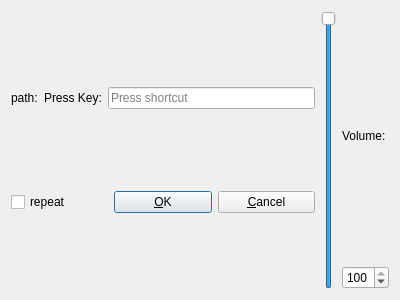
<?xml version="1.0" encoding="UTF-8"?>
<ui version="4.0">
 <class>KeyEditDialog</class>
 <widget class="QDialog" name="KeyEditDialog">
  <property name="geometry">
   <rect>
    <x>0</x>
    <y>0</y>
    <width>400</width>
    <height>300</height>
   </rect>
  </property>
  <property name="windowTitle">
   <string>Dialog</string>
  </property>
  <layout class="QGridLayout" name="gridLayout">
   <item row="0" column="0">
    <layout class="QHBoxLayout" name="horizontalLayout_4">
     <item>
      <layout class="QVBoxLayout" name="verticalLayout_2">
       <item>
        <layout class="QHBoxLayout" name="horizontalLayout_2">
         <item>
          <widget class="QLabel" name="pathLabel">
           <property name="text">
            <string>path:</string>
           </property>
          </widget>
         </item>
         <item>
          <widget class="QLabel" name="messageLabel">
           <property name="text">
            <string>Press Key:</string>
           </property>
          </widget>
         </item>
         <item>
          <widget class="QKeySequenceEdit" name="keySequenceEdit"/>
         </item>
        </layout>
       </item>
       <item>
        <layout class="QHBoxLayout" name="horizontalLayout_3">
         <item>
          <widget class="QCheckBox" name="repeatBox">
           <property name="text">
            <string>repeat</string>
           </property>
          </widget>
         </item>
         <item>
          <widget class="QPushButton" name="okButton">
           <property name="text">
            <string>&amp;OK</string>
           </property>
          </widget>
         </item>
         <item>
          <widget class="QPushButton" name="cancelButton">
           <property name="text">
            <string>&amp;Cancel</string>
           </property>
          </widget>
         </item>
        </layout>
       </item>
      </layout>
     </item>
     <item>
      <layout class="QHBoxLayout" name="horizontalLayout">
       <item>
        <widget class="QSlider" name="volumeSlider">
         <property name="maximum">
          <number>100</number>
         </property>
         <property name="value">
          <number>100</number>
         </property>
         <property name="orientation">
          <enum>Qt::Vertical</enum>
         </property>
        </widget>
       </item>
       <item>
        <layout class="QVBoxLayout" name="verticalLayout">
         <item>
          <widget class="QLabel" name="volumeLabel">
           <property name="text">
            <string>Volume:</string>
           </property>
          </widget>
         </item>
         <item>
          <widget class="QSpinBox" name="volumeSpin">
           <property name="maximum">
            <number>100</number>
           </property>
           <property name="value">
            <number>100</number>
           </property>
          </widget>
         </item>
        </layout>
       </item>
      </layout>
     </item>
    </layout>
   </item>
  </layout>
 </widget>
 <resources/>
 <connections>
  <connection>
   <sender>volumeSlider</sender>
   <signal>valueChanged(int)</signal>
   <receiver>volumeSpin</receiver>
   <slot>setValue(int)</slot>
   <hints>
    <hint type="sourcelabel">
     <x>330</x>
     <y>165</y>
    </hint>
    <hint type="destinationlabel">
     <x>355</x>
     <y>276</y>
    </hint>
   </hints>
  </connection>
  <connection>
   <sender>volumeSpin</sender>
   <signal>valueChanged(int)</signal>
   <receiver>volumeSlider</receiver>
   <slot>setValue(int)</slot>
   <hints>
    <hint type="sourcelabel">
     <x>375</x>
     <y>276</y>
    </hint>
    <hint type="destinationlabel">
     <x>325</x>
     <y>244</y>
    </hint>
   </hints>
  </connection>
 </connections>
</ui>
